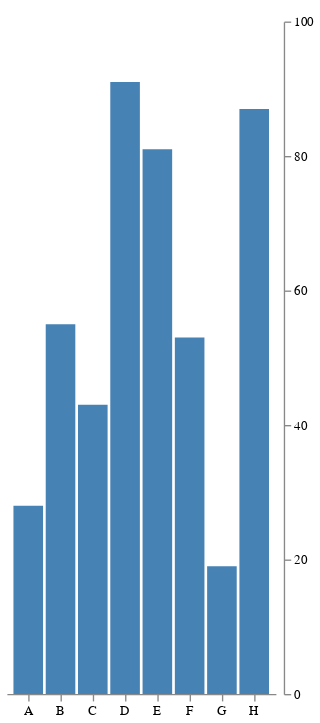

Specify this chart in Vega-Lite:
### Vega specification from a JSON file in a GitHub repository (floating-point values rounded to 4 significant figures)
{"$schema": "https://vega.github.io/schema/vega/v5.json", "width": 200, "height": 500, "padding": 5, "data": [{"name": "table", "values": [{"category": "A", "amount": 28}, {"category": "B", "amount": 55}, {"category": "C", "amount": 43}, {"category": "D", "amount": 91}, {"category": "E", "amount": 81}, {"category": "F", "amount": 53}, {"category": "G", "amount": 19}, {"category": "H", "amount": 87}]}], "signals": [{"name": "tooltip", "value": {}, "on": [{"events": "rect:mouseover", "update": "datum"}, {"events": "rect:mouseout", "update": "{}"}]}], "scales": [{"name": "xscale", "type": "band", "domain": {"data": "table", "field": "category"}, "range": "width", "padding": 0.1, "round": true}, {"name": "yscale", "domain": {"data": "table", "field": "amount"}, "nice": true, "range": "height"}], "axes": [{"orient": "bottom", "scale": "xscale"}, {"orient": "right", "scale": "yscale", "offset": 6, "tickCount": 5}], "marks": [{"type": "rect", "from": {"data": "table"}, "encode": {"enter": {"x": {"scale": "xscale", "field": "category"}, "width": {"scale": "xscale", "band": 1}, "y": {"scale": "yscale", "field": "amount"}, "y2": {"scale": "yscale", "value": 0}}, "update": {"fill": {"value": "steelblue"}}, "hover": {"fill": {"value": "red"}}}}, {"type": "text", "encode": {"enter": {"align": {"value": "center"}, "baseline": {"value": "bottom"}, "fill": {"value": "#333"}}, "update": {"x": {"scale": "xscale", "signal": "tooltip.category", "band": 0.5}, "y": {"scale": "yscale", "signal": "tooltip.amount", "offset": -2}, "text": {"signal": "tooltip.amount"}, "fillOpacity": [{"test": "isNaN(tooltip.amount)", "value": 0}, {"value": 1}]}}}]}
